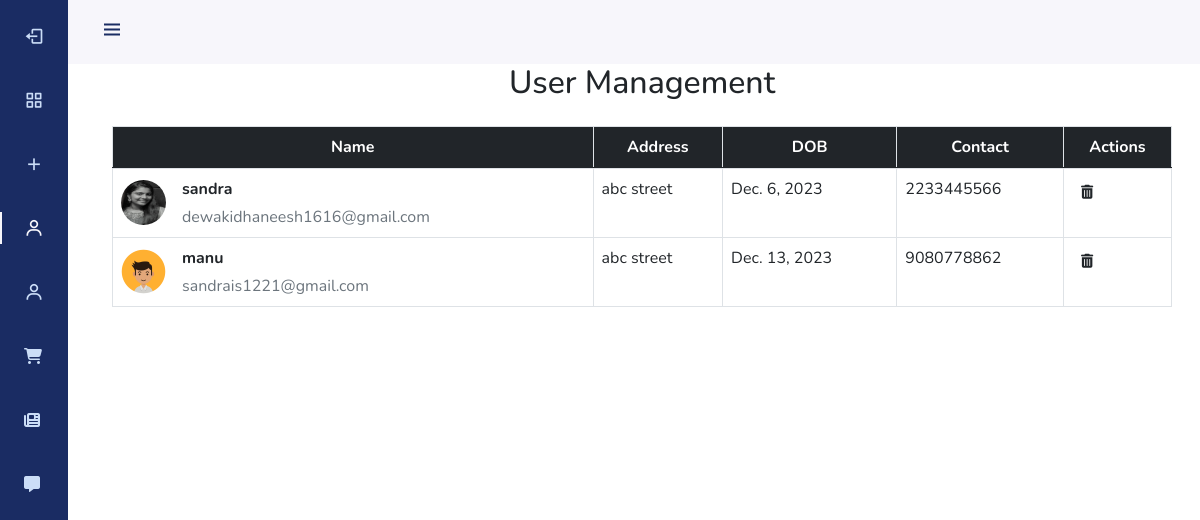
Page /userdetails (signed in) on the earlier database version.
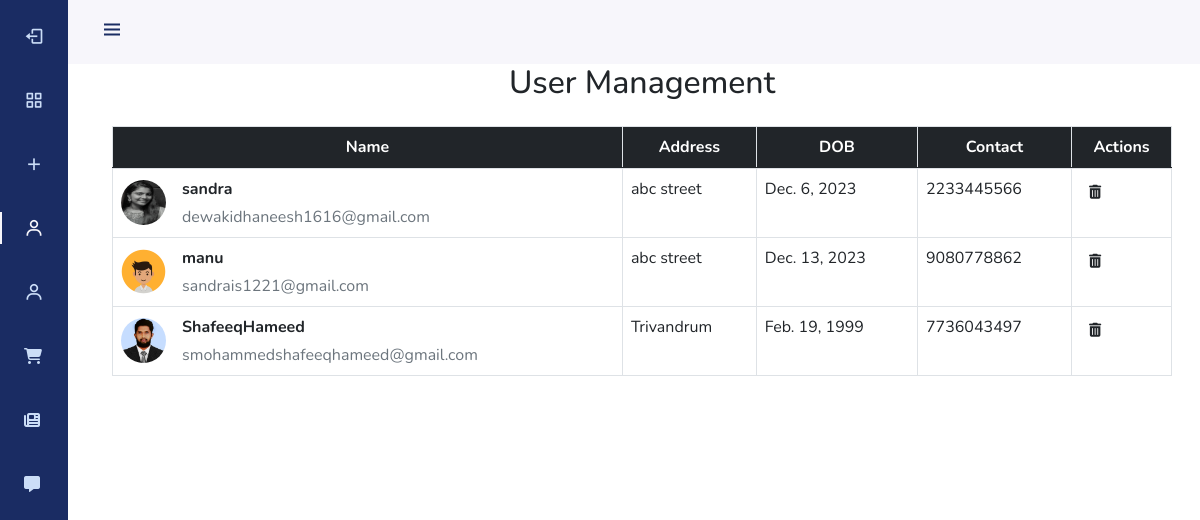
Same page on the later database version.
### olx_management_app/models.py (models this page shows, shortened)
class Signup(models.Model):
    user = models.ForeignKey(User, on_delete=models.CASCADE, null=True)
    Address = models.CharField(max_length=255)
    contact = models.CharField(max_length=10)
    dob = models.DateField()
    img = models.ImageField(upload_to='images/')
    STATUS_CHOICES = (
        ('Pending Approval', 'Pending Approval'),
        ('Approved', 'Approved'),
    )
    approval_status = models.CharField(max_length=20, choices=STATUS_CHOICES, default='Pending Approval')

### olx_management_app/views.py (the view)
# urls.py: path('userdetails', views.userdetails, name='userdetails'),
@login_required(login_url='index')
def userdetails(request):
    approved_users = Signup.objects.filter(approval_status='Approved')
    return render(request, 'userdetails.html', {'approved_users': approved_users})

### templates/userdetails.html (shortened to what this page needs)
{% load static %}
<!DOCTYPE html>
<html>
<head>
    <link
            href="https://cdn.jsdelivr.net/npm/bootstrap@5.1.3/dist/css/bootstrap.min.css"
            rel="stylesheet"
    />
    <link
            href="https://cdn.jsdelivr.net/npm/boxicons@latest/css/boxicons.min.css"
            rel="stylesheet"
    />
    <link rel="stylesheet" href="https://cdnjs.cloudflare.com/ajax/libs/font-awesome/6.4.2/css/all.min.css"
/>
</head>
<body id="body-pd">
<header class="header" id="header">
    <div class="header_toggle">
        <i class="bx bx-menu" id="header-toggle"></i>
    </div>
    <div class="header_img">
        <img src="{% static 'images/giphy.gif' %}" alt=""/>
    </div>
</header>
<div class="l-navbar" id="nav-bar">
    <nav class="nav">
        <div>
            <a href="{% url 'logout1' %}" class="nav_link">
                <i class="bx bx-log-out nav_icon"></i>
            </a>
            <div class="nav_list">
                <a href="{% url 'adminhome' %}" class="nav_link ">
                    <i class="bx bx-grid-alt nav_icon"></i>
                </a>
                <a href="{% url 'addcategory' %}" class="nav_link">
                    <i class="bx bx-plus nav_icon"></i>
                </a>
                <a href="{% url 'userdetails' %}" class="nav_link active">
                    <i class="bx bx-user nav_icon"></i>
                </a>
                <a href="{% url 'loginusers'  %}" class="nav_link">
                    <i class="bx bx-user nav_icon"></i>
                </a>
                <a href="{% url 'showProduct' %}" class="nav_link">
                    <i class="fa-solid fa-cart-shopping"></i>
                </a>
                <a href="{% url 'payment_history' %}" class="nav_link">
                    <i class="fa-solid fa-newspaper" title="Show Product"></i>
                </a>
                 <a href="{% url 'admin_feedback' %}" class="nav_link">
                    <i class="fa-solid fa-message" title="Show Product"></i>
                </a>
            </div>
        </div>
    </nav>
</div>
<div class="page-content">
    <div class="container">
        <div class="table-responsive">
            <h2 class="mb-4 text-center">User Management</h2>
            <table class="table table-bordered">
                <thead class="bg-dark text-white text-center">
                <tr>
                    <th>Name</th>
                    <th>Address</th>
                    <th>DOB</th>
                    <th>Contact</th>
                    <th>Actions</th>
                </tr>
                </thead>
                <tbody>
                <tr>
                    {% for user in approved_users %}
                <tr>
                    <td>
                        <div class="d-flex align-items-center">
                            <img src="{{ user.img.url }}" alt="" style="width: 45px; height: 45px"
                                 class="rounded-circle">
                            <div class="ms-3">
                                <p class="fw-bold mb-1">{{ user.user.username }}</p>
                                <p class="text-muted mb-0">{{ user.user.email }}</p>
                            </div>
                        </div>
                    </td>
                    <td>{{ user.Address }}</td>
                    <td>{{ user.dob }}</td>
                    <td>{{ user.contact }}</td>
                    <td>
                        <a href="{% url 'delete_user' user.user.id %}"
                           class="btn btn-link btn-sm btn-rounded text-dark ml-3">
                            <i class="fas fa-trash-alt"></i>
                        </a>
                    </td>
                </tr>
                {% endfor %}
                </tbody>
            </table>
        </div>
    </div>
</div>
</body>
</html>

Differences in the rows shown:
added Signup: img (picture), user.username "ShafeeqHameed", user.email "smohammedshafeeqhameed@gmail.com", Address "Trivandrum", dob "Feb. 19, 1999", contact "7736043497"
